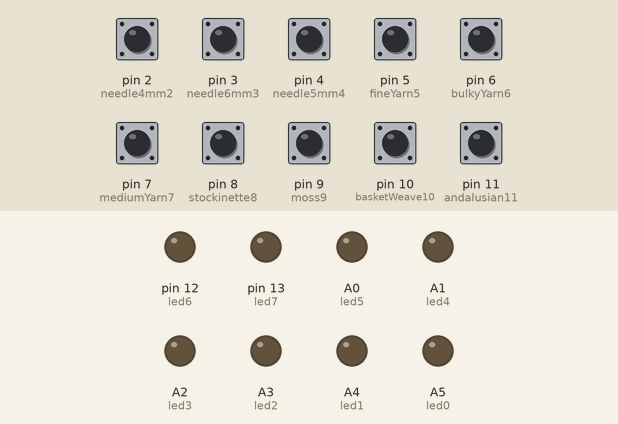
A sketch run on a simulated Arduino Uno, built with avr-gcc and run on an emulated ATmega328P. Shown: output pins drawn as LEDs (lit = HIGH). Inputs (shaded band) come from the test bench; at power-on: pin 2 (needle4mm2), pin 3 (needle6mm3), pin 4 (needle5mm4), pin 5 (fineYarn5), pin 6 (bulkyYarn6), pin 7 (mediumYarn7), pin 8 (stockinette8), pin 9 (moss9), pin 10 (basketWeave10), pin 11 (andalusian11) HIGH.

Above: at 1.2 s.
1.3 s: pin 2 (needle4mm2) pulled LOW for 0.15 s
At 1.37 s:
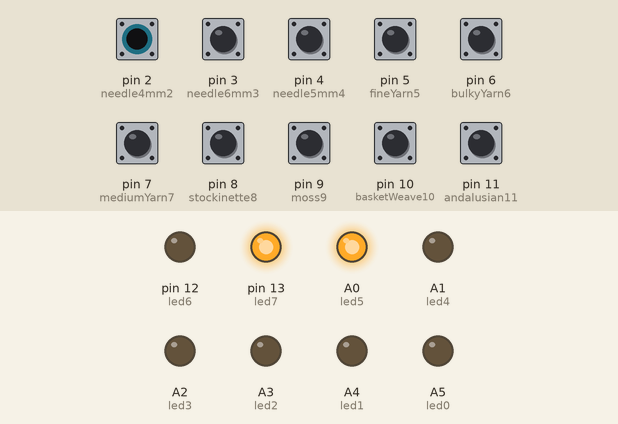
2.9 s: pin 3 (needle6mm3) pulled LOW for 0.15 s
At 2.97 s:
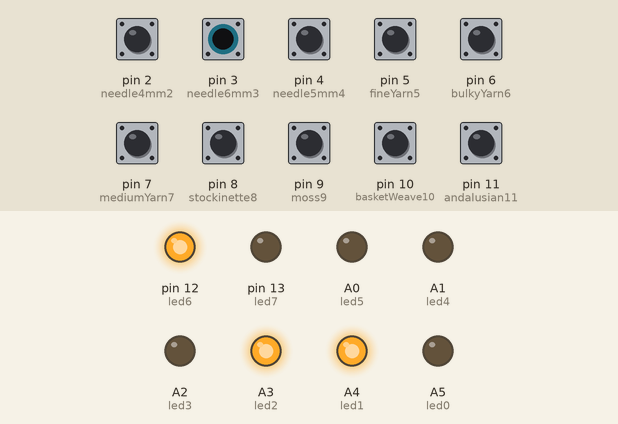
4.5 s: pin 4 (needle5mm4) pulled LOW for 0.15 s
At 4.57 s:
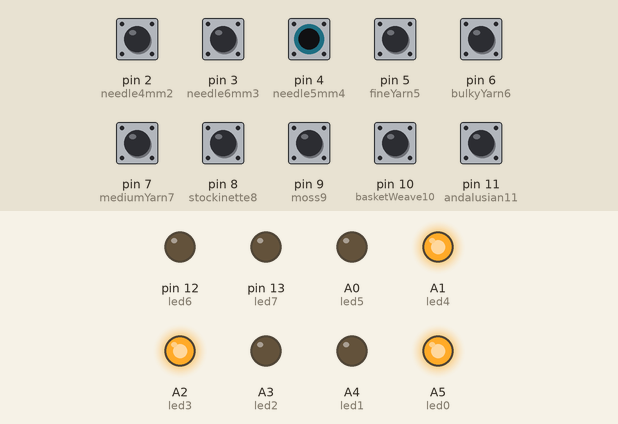
6.1 s: pin 5 (fineYarn5) pulled LOW for 0.15 s
At 6.17 s:
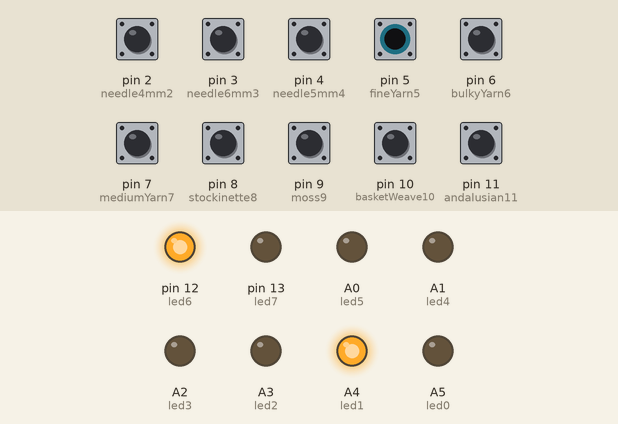
7.7 s: pin 6 (bulkyYarn6) pulled LOW for 0.15 s
At 7.77 s:
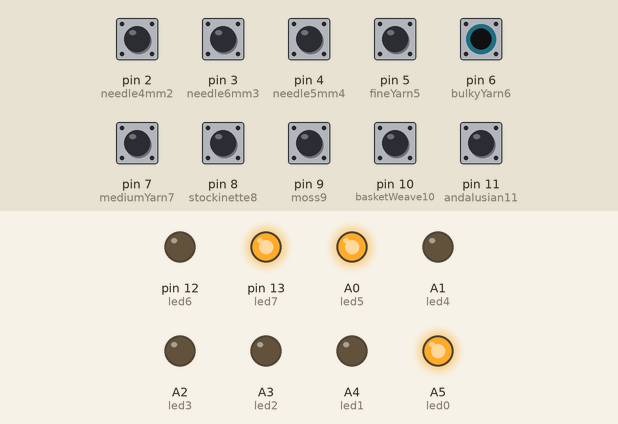
9.3 s: pin 7 (mediumYarn7) pulled LOW for 0.15 s
At 9.37 s:
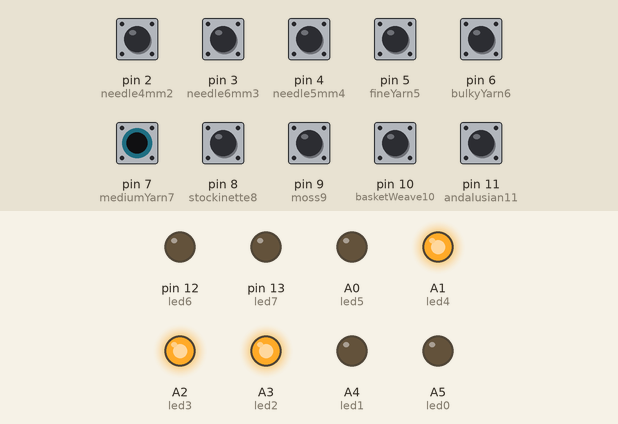
Timing chart, 0 to 11.9 s (numbered marks = the images above; inputs shaded):
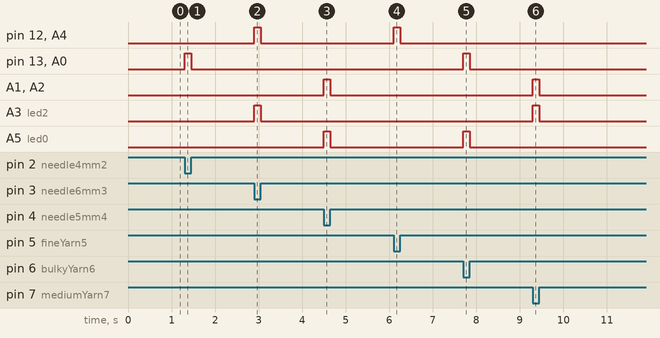

Measured:
- after the input at 1.3 s, pin 13 (led7), A0 (led5): LOW → HIGH at once, → LOW 0.15 s later
- after the input at 2.9 s, pin 12 (led6), A3 (led2), A4 (led1): LOW → HIGH at once, → LOW 0.15 s later
- after the input at 4.5 s, A1 (led4), A2 (led3), A5 (led0): LOW → HIGH at once, → LOW 0.15 s later
- after the input at 6.1 s, pin 12 (led6), A4 (led1): LOW → HIGH at once, → LOW 0.15 s later
- after the input at 7.7 s, pin 13 (led7), A0 (led5), A5 (led0): LOW → HIGH at once, → LOW 0.15 s later
- after the input at 9.3 s, A1 (led4), A2 (led3), A3 (led2): LOW → HIGH at once, → LOW 0.15 s later

The sketch:

CSTA2Code.ino
```cpp
int needle4mm2 = 2;
int needle6mm3 = 3;
int needle5mm4 = 4;
int fineYarn5 = 5;
int bulkyYarn6 = 6;
int mediumYarn7 = 7;
int stockinette8 = 8;
int moss9 = 9;
int basketWeave10 = 10;
int andalusian11 = 11;

int led0 = A5; // scarf
int led1 = A4; // bag
int led2 = A3; // hat
int led3 = A2; // mitt
int led4 = A1; //sock
int led5 = A0; //shirt
int led6 = 12; //sweater
int led7 = 13; //bear

// Dataset
// {4mm, 5mm, 6mm, fine, medium, bulky, stockinette, moss, basket, andalusian}
// 1 means the pattern contains, 0 means it does not contain

int patterns[8][10] = {
  {0, 1, 0, 0, 0, 1, 0, 0, 0, 1},
  {0, 0, 1, 1, 0, 0, 0, 1, 0, 0},
  {0, 0, 1, 0, 1, 0, 0, 0, 0, 1},
  {0, 1, 0, 0, 1, 0, 0, 0, 1, 0},
  {0, 1, 0, 0, 1, 0, 1, 0, 0, 0},
  {1, 0, 0, 0, 0, 1, 0, 1, 0, 0},
  {0, 0, 1, 1, 0, 0, 0, 0, 1, 0},
  {1, 0, 0, 0, 0, 1, 1, 0, 0, 0}
  };

void setup() {
  pinMode(andalusian11, INPUT_PULLUP);
  pinMode(needle4mm2, INPUT_PULLUP);
  pinMode(needle6mm3, INPUT_PULLUP);
  pinMode(needle5mm4, INPUT_PULLUP);
  pinMode(fineYarn5, INPUT_PULLUP);
  pinMode(bulkyYarn6, INPUT_PULLUP);
  pinMode(mediumYarn7, INPUT_PULLUP);
  pinMode(stockinette8, INPUT_PULLUP);
  pinMode(moss9, INPUT_PULLUP);
  pinMode(basketWeave10, INPUT_PULLUP);

  pinMode(led0, OUTPUT);
  pinMode(led1, OUTPUT);
  pinMode(led2, OUTPUT);
  pinMode(led3, OUTPUT);
  pinMode(led4, OUTPUT);
  pinMode(led5, OUTPUT);
  pinMode(led6, OUTPUT);
  pinMode(led7, OUTPUT);
}

void loop() {
  int needle4mm = digitalRead(needle4mm2);
  int needle6mm = digitalRead(needle6mm3);
  int needle5mm = digitalRead(needle5mm4);
  int fineYarn = digitalRead(fineYarn5);
  int bulkyYarn = digitalRead(bulkyYarn6);
  int mediumYarn = digitalRead(mediumYarn7);
  int stockinette = digitalRead(stockinette8);
  int moss = digitalRead(moss9);
  int basketWeave = digitalRead(basketWeave10);
  int andalusian = digitalRead(andalusian11);

  int needleSize[3] = {0, 0, 0};
  int yarnWeight[3] = {0, 0, 0};
  int stitchType[4] = {0, 0, 0, 0};
  int lightMatrix[8] = {LOW, LOW, LOW, LOW, LOW, LOW, LOW, LOW};
  int needleActivated = 0;
  int yarnActivated = 0;
  int stitchActivated = 0;


  // Updating array of needle sizes that are activated
  if (needle4mm == LOW){
    needleSize[0] = 1;
    needleActivated = 1;
  }
  if (needle5mm == LOW){
    needleSize[1] = 1;
    needleActivated = 1;
  }
  if (needle6mm == LOW){
    needleSize[2] = 1;
    needleActivated = 1;
  }


  // Updating array of yarn weights that are activated
  if (fineYarn == LOW){
    yarnWeight[0] = 1;
    yarnActivated = 1;
  }
  if (mediumYarn == LOW){
    yarnWeight[1] = 1;
    yarnActivated = 1;
  }
  if (bulkyYarn == LOW){
    yarnWeight[2] = 1;
    yarnActivated = 1;
  }

  // Updating array of stitch types that are activated
  if (stockinette == LOW){
    stitchType[0] = 1;
    stitchActivated = 1;
  }
  if (moss == LOW){
    stitchType[1] = 1;
    stitchActivated = 1;
  }
  if (basketWeave == LOW){
    stitchType[2] = 1;
    stitchActivated = 1;
  }
  if (andalusian == LOW){
    stitchType[3] = 1;
    stitchActivated = 1;
  }

  int activations = 0;
  int matches = 0;

  for (int pattern = 0; pattern < 8; pattern++){
    if (needleActivated == 1){
      activations += 1;
      for (int needle = 0; needle < 3; needle++){
        if (needleSize[needle] == 1 && patterns[pattern][needle] == 1){
          matches += 1;
        }
      }
    }
    if (yarnActivated == 1){
      activations += 1;
      for (int yarn = 0; yarn < 3; yarn++){
        if (yarnWeight[yarn] == 1 && patterns[pattern][yarn+3] == 1){
          matches += 1;
        }
      }
    }
    if (stitchActivated == 1){
      activations += 1;
      for (int stitch = 0; stitch < 4; stitch++){
        if (stitchType[stitch] == 1 && patterns[pattern][stitch+6] == 1){
          matches += 1;
        }
      }
    }
    if (matches == activations && activations > 0){
      lightMatrix[pattern] = HIGH;
    }
    activations = 0;
    matches = 0;
  }

  digitalWrite(led0, lightMatrix[0]);
  digitalWrite(led1, lightMatrix[1]);
  digitalWrite(led2, lightMatrix[2]);
  digitalWrite(led3, lightMatrix[3]);
  digitalWrite(led4, lightMatrix[4]);
  digitalWrite(led5, lightMatrix[5]);
  digitalWrite(led6, lightMatrix[6]);
  digitalWrite(led7, lightMatrix[7]);
}
```
